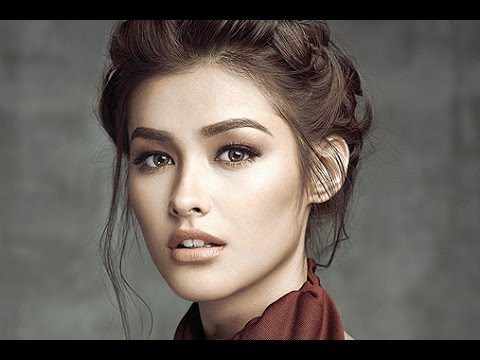
//> input picture Python-work/input.jpg, 480 x 360 px
$ ./threshold ../../Python-work/input.jpg   (built with g++ and OpenCV 4)
//> lines starting //> are read from the running program, lines starting //| are printed output that depends on the picture; after the words box and inside, x2 and y2 are one past the last pixel; in counts of white or black regions, pixels touching at a corner belong together
/*
Created on Thu Apr 11 13:27:20 20191
@author: brijesh Gupta

*/

#include "opencv2/opencv.hpp"
using namespace std;
using namespace cv;
int main(int argc,char **argv)
{
	Mat image=imread(argv[1],1);
//> image is the input picture: 360 rows x 480 cols, CV_8UC3; mean B, G, R 90.3, 96.8, 104.8
	Mat dst;
	cvtColor(image,image,COLOR_BGR2GRAY);
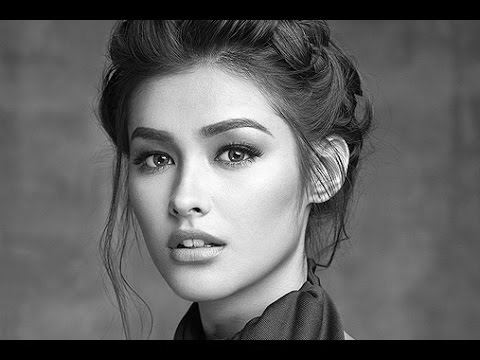
//> image: 360 rows x 480 cols, CV_8UC1; min 0, max 253, mean 98.5
	threshold(image,dst,127,255,THRESH_BINARY);
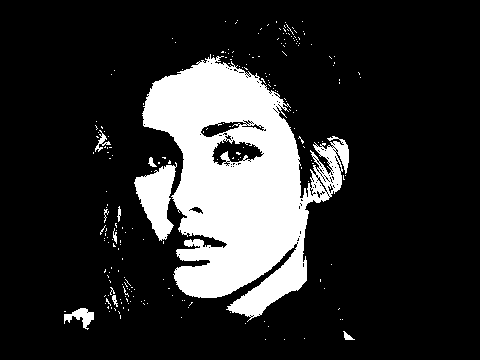
//> dst: 360 rows x 480 cols, CV_8UC1; 18.1% white; 221 white regions (211 under 20 px), largest, box (x1, y1, x2, y2) and area: (142, 54, 349, 322) 28287, (134, 162, 177, 241) 1831, (64, 308, 94, 330) 306
	imwrite("thresh_binary.jpg",dst);
	threshold(image,dst,127,255,THRESH_BINARY_INV);
	imwrite("thresh_binary_inv.jpg",dst);
	threshold(image,dst,127,255,THRESH_TRUNC);
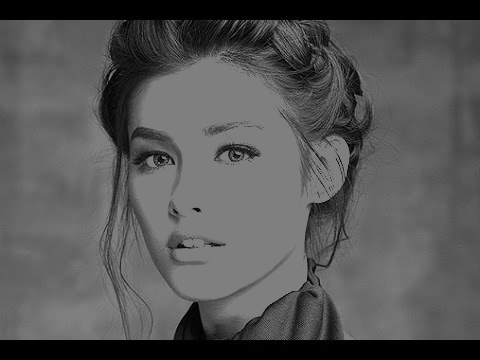
//> dst: 360 rows x 480 cols, CV_8UC1; min 0, max 127, mean 86
	imwrite("thesh_trunc.jpg",dst);
	threshold(image,dst,127,255,THRESH_TOZERO);
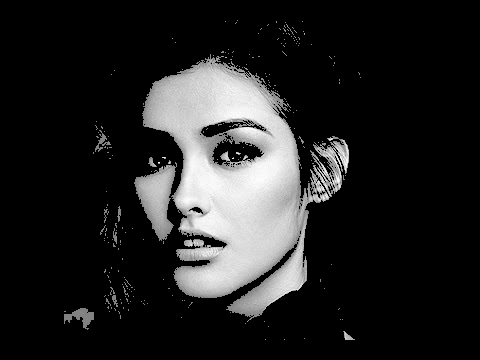
//> dst: 360 rows x 480 cols, CV_8UC1; min 0, max 253, mean 35.5
	imwrite("thresh_tozero.jpg",dst);
	threshold(image,dst,127,255,THRESH_TOZERO_INV);
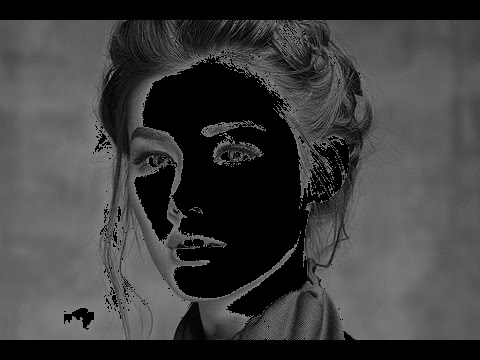
//> dst: 360 rows x 480 cols, CV_8UC1; min 0, max 127, mean 63
	imwrite("thresh_tozero_inv.jpg",dst);
	adaptiveThreshold(image,dst,255,ADAPTIVE_THRESH_MEAN_C,THRESH_BINARY,5,10);
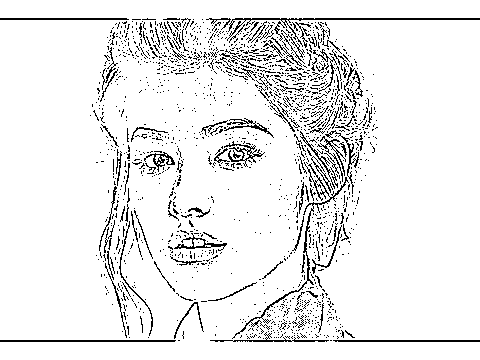
//> dst: 360 rows x 480 cols, CV_8UC1; 92.3% white; black in thin lines or dots
	imwrite("adaptive_thresh_binary.jpg",dst);
	adaptiveThreshold(image,dst,255,ADAPTIVE_THRESH_GAUSSIAN_C,THRESH_BINARY,17,2);
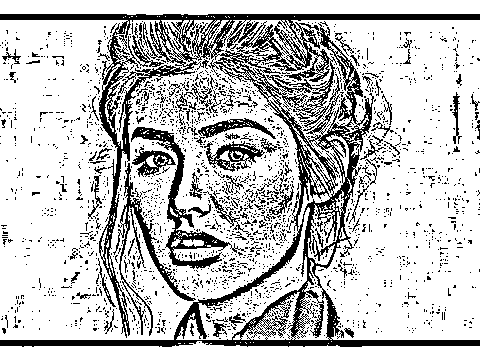
//> dst: 360 rows x 480 cols, CV_8UC1; 76.6% white; 2241 black regions (2138 under 20 px), largest, box (x1, y1, x2, y2) and area: (0, 14, 480, 347) 23561, (131, 127, 246, 269) 2225, (113, 163, 196, 336) 1496
	imwrite("adaptive_thresh_gaussian.jpg",dst);
	imshow("input",image);
	imshow("output",dst);
	waitKey(0);
}

$ run again, on Python-work/nawaj.jpg
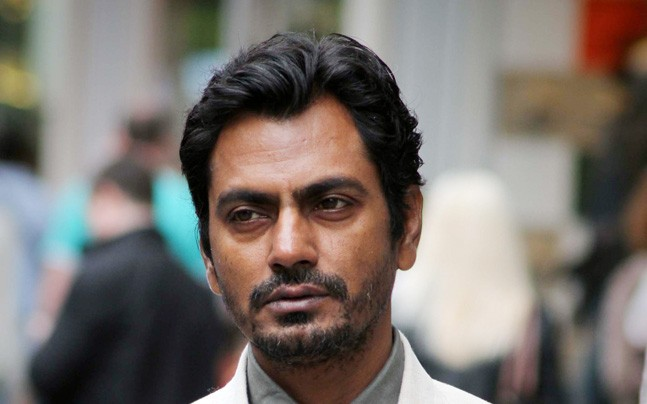
//> input picture Python-work/nawaj.jpg, 647 x 404 px
//> image is the input picture: 404 rows x 647 cols, CV_8UC3; mean B, G, R 108, 113.4, 120.9
//> image: 404 rows x 647 cols, CV_8UC1
//> `threshold(image,dst,127,255,THRESH_BINARY);`:
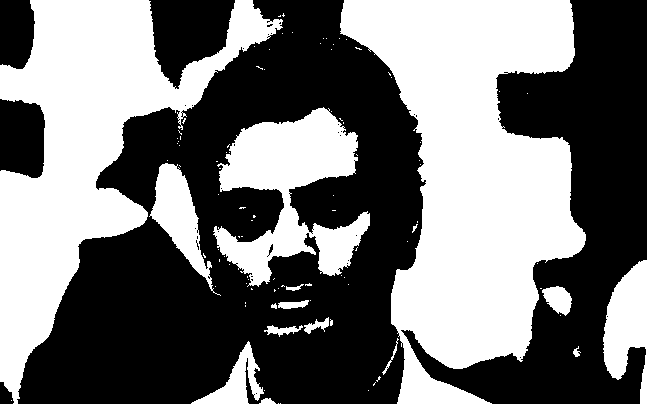
//> dst: 404 rows x 647 cols, CV_8UC1; 45.8% white; 100 white regions (84 under 20 px), largest, box (x1, y1, x2, y2) and area: (340, 0, 586, 404) 55846, (0, 0, 283, 404) 40018, (213, 107, 370, 287) 13476
//> `adaptiveThreshold(image,dst,255,ADAPTIVE_THRESH_GAUSSIAN_C,THRESH_BINA..`:
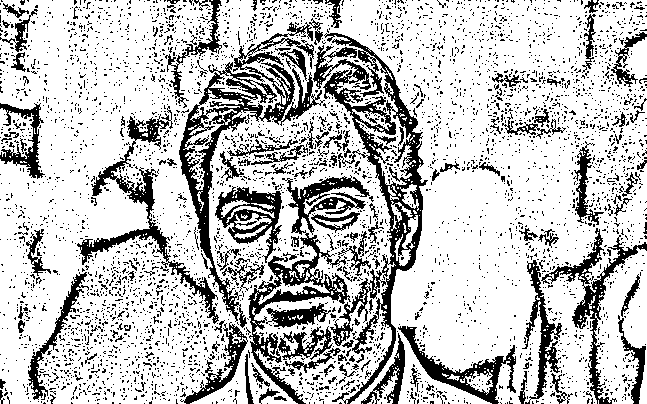
//> dst: 404 rows x 647 cols, CV_8UC1; 75.7% white; 4354 black regions (4192 under 20 px), largest, box (x1, y1, x2, y2) and area: (313, 33, 428, 404) 8646, (179, 22, 325, 328) 6852, (248, 175, 370, 404) 5120
